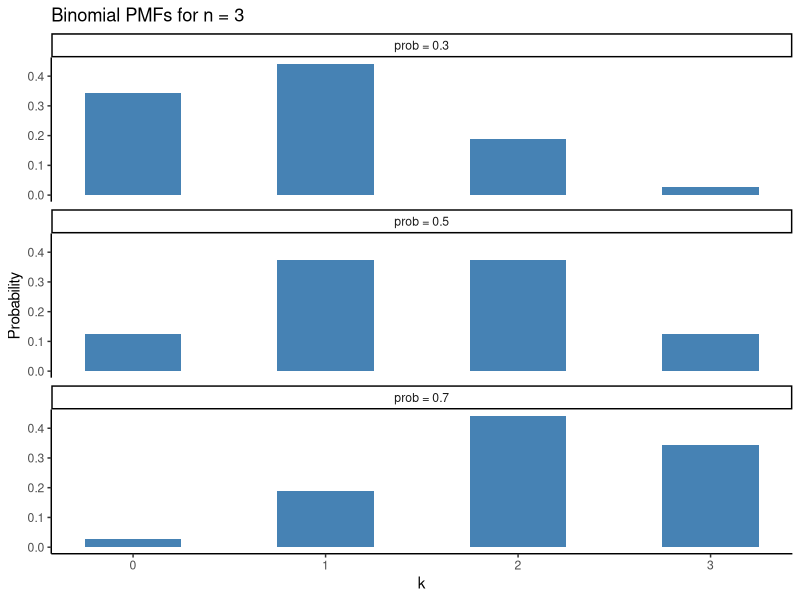
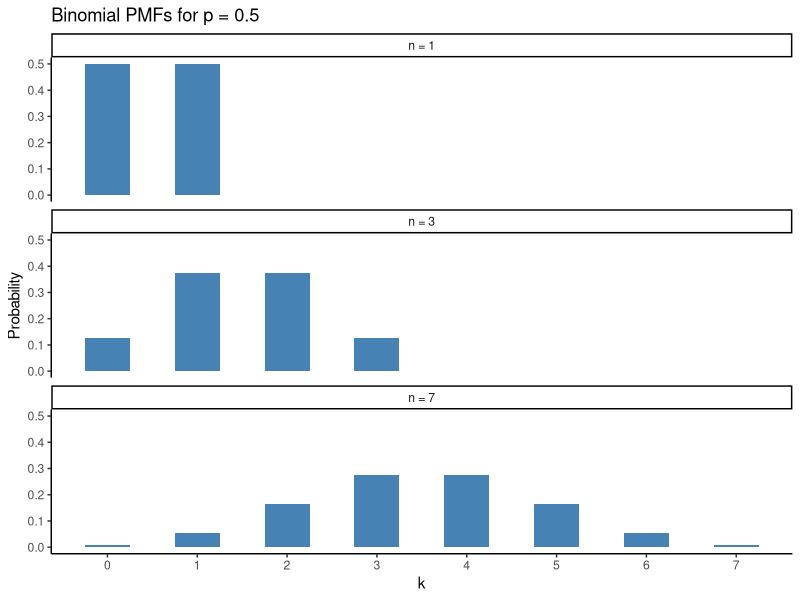

These charts were generated, in order, by the following R code:
## ---- chunk 1
dbinom(x = 2, size = 3, prob = 0.3)
## ---- chunk 2
choose(n = 10, k = 5)
## ---- chunk 3
library(tidyverse)

df <- tibble(group = c("prob = 0.3", 
                       "prob = 0.5", 
                       "prob = 0.7"),
             prob = c(0.3, 0.5, 0.7)) |> 
  crossing(k = 0:3) |> 
  mutate(y = dbinom(x = k, size = 3, prob = prob))

ggplot(df) +
  aes(x = k, y = y) +
  geom_bar(stat = "identity", fill = "steelblue", width = 0.5) +
  facet_wrap(~ group, nrow = 3) +
  theme_classic() +
  labs(x = "k", y = "Probability",
       title = "Binomial PMFs for n = 3")
## ---- chunk 4
df <- tibble(group = c("n = 1", 
                       "n = 3", 
                       "n = 7"),
             n = c(1, 3, 7)) |> 
  crossing(k = 0:7) |> 
  mutate(y = dbinom(x = k, size = n, prob = 0.5))

ggplot(df) +
  aes(x = k, y = y) +
  geom_bar(stat = "identity", fill = "steelblue", width = 0.5) +
  facet_wrap(~ group, nrow = 3) +
  theme_classic() +
  labs(x = "k", y = "Probability",
       title = "Binomial PMFs for p = 0.5") +
  scale_x_continuous(breaks = 0:7)
